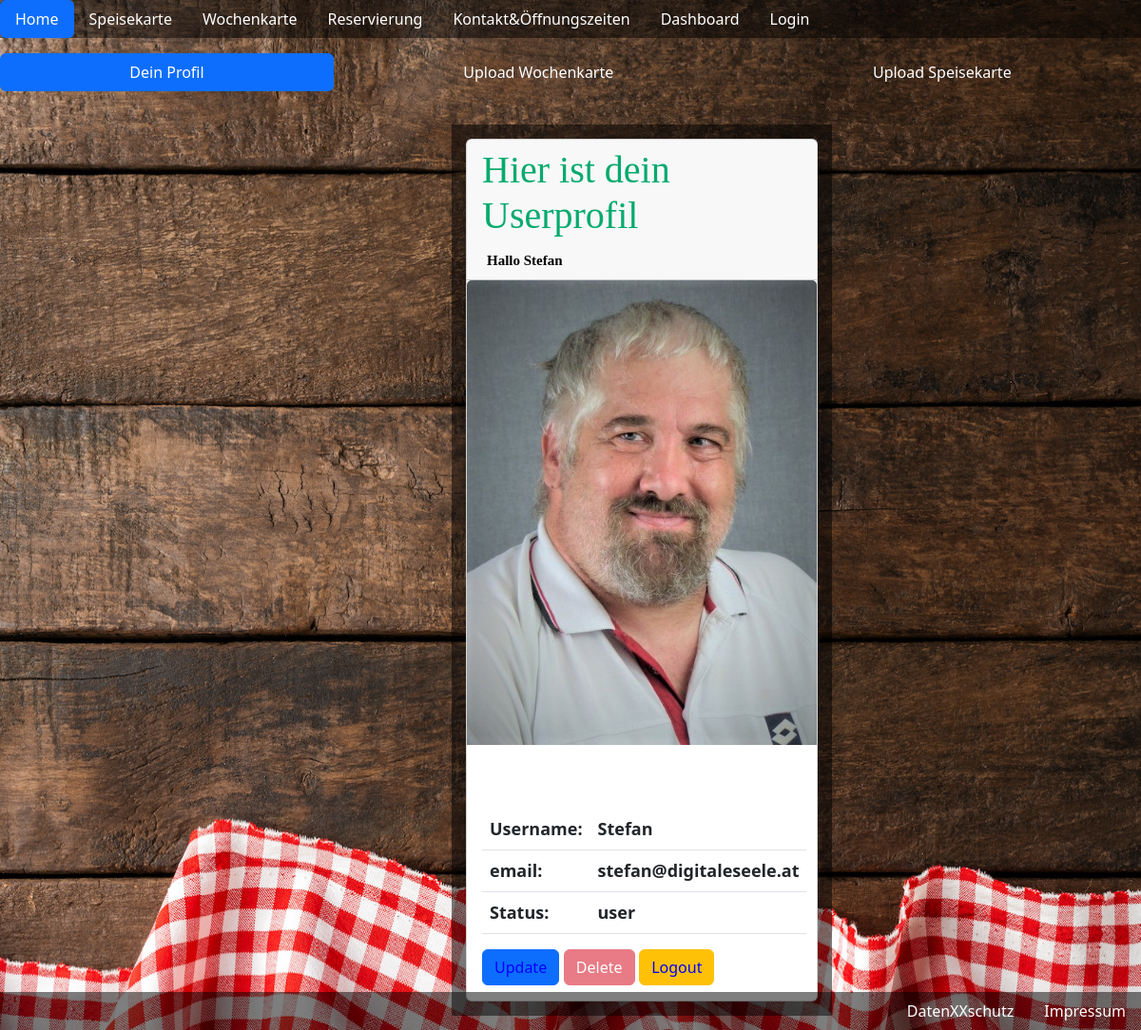
Screenshot of /userhome.php (signed in) with the database file from the repository.
### tables this page shows
CREATE TABLE `users` (
  `username` varchar(90) NOT NULL,
  `id` int(11) NOT NULL,
  `password` varchar(255) NOT NULL,
  `email` varchar(255) NOT NULL,
  `picture` varchar(255) DEFAULT NULL,
  `status` varchar(4) NOT NULL DEFAULT 'user',
  `lastactivity` timestamp NOT NULL DEFAULT current_timestamp()
);

### userhome.php (the view, shortened to what this page needs)
<?php
require "includes/db_connect.php";
$sql = "SELECT * FROM `users` WHERE id=" . $_SESSION["user"];
$result = mysqli_query($connect, $sql);
$row = mysqli_fetch_assoc($result);
$id = $_SESSION["user"];
$body = "";
$body .= "
  <div class='userbox opacity_dark50 box_top5'>
    <div class='card w-100' style='width: 18rem;'>
        <div class='card-header'>
            <h1 class='titletext'>Hier ist dein Userprofil</h1>
            <a class='profiltext'>Hallo {$row["username"]}</a>
        </div>
        <img class='card-img-top ' src='uploads/pictures/user/" . $row['picture'] . "' width='50' alt='Card image cap'>
        <div class='card-body'>
        <h5 class='card-title'> </h5>
        <p class='card-text'> <br>
        <table class='table'>
            <tbody>
                <tr>
                    <td>Username: </td>
                    <td>{$row["username"]} </td>
                </tr>
                <tr>
                    <td>email: </td>
                    <td>{$row["email"]} </td>
                </tr>
                <tr>
                <td>Status: </td>
                <td>{$row["status"]} </td>
            </tr>
            </tbody>
        </table>
        <a href='update_profile.php?id=$id ' class='btn btn-primary'>Update</a>
        <a href='delete.php?id={$row["id"]}' class='btn btn-danger disabled'>Delete</a>
        <a href='logout.php?logout' class='btn btn-warning'>Logout</a>
        </div>
    </div>
  </div>
  ";
?>
<!DOCTYPE html>
<html lang="en">
<head>
  <link rel="stylesheet" href="includes/css/beisl23.css">
  <link rel="stylesheet" href="includes/css/bootstrap.css">
</head>
<body>
<nav class="nav nav-pills flex-column flex-sm-row opacity_dark50">
<ul class="nav nav-pills">
  <li class="nav-item">
    <a class="nav-link active text-white" aria-current="page" href="index.php">Home</a>
  </li>
  <li class="nav-item">
    <a class="nav-link text-white" href="speisekarte.php">Speisekarte</a>
  </li>
  <li class="nav-item">
    <a class="nav-link text-white" href="wochenkarte.php">Wochenkarte</a>
  </li>
  <li class="nav-item">
    <a class="nav-link text-white" href="reservierung.php">Reservierung</a>
  </li>
  <li class="nav-item">
    <a class="nav-link text-white" href="kontakt.php">Kontakt&Öffnungszeiten</a>
  </li>
  <li class="nav-item">
    <a class="nav-link text-white" href="dashboard.php" tabindex="-1" aria-disabled="true">Dashboard</a>
  </li>
  <li class="nav-item">
    <a class="nav-link text-white" href="login.php" tabindex="-1" aria-disabled="true">Login</a>
  </li>
</ul>
</nav>
<nav class="nav nav-pills flex-column flex-sm-row mt-3">
  <a class="flex-sm-fill text-sm-center nav-link text-white active" aria-current="page" href="userhome.php">Dein Profil</a>
  <a class="flex-sm-fill text-sm-center nav-link text-white" href="us_uploadWochenkarte.php">Upload Wochenkarte</a>
  <a class="flex-sm-fill text-sm-center nav-link text-white" href="us_uploadSpeisekarte.php">Upload Speisekarte</a>
</nav>
  <div class="infobox_oeffnungszeiten">
    <?php
    echo $body;
    ?>
  </div>
<div class="nav nav-pills flex-column  d-flex opacity_dark50 fixed-bottom">
        <ul class="nav nav-pills justify-content-end d-flex">
          <li class="nav-item">
            <a class="nav-link text-white" aria-current="datenschutz.php" href="datenschutz.php">DatenXXschutz</a>
          </li>
          <li class="nav-item">
            <a class="nav-link text-white" href="impressum.php">Impressum</a>
          </li>
      </ul>
</div>
</body>
</html>

### includes/css/beisl23.css (style rules this page uses)
body { background: url('../../media/pics/beisl_start.jpeg') no-repeat center fixed; -webkit-background-size:cover; -moz-background-size:cover; background-size:100% 100%; -o-background-size: cover; }
.titletext { font-family:batang; color:#04AA6D; }
.profiltext { color:black; font-size:15px; padding-left:5px; font-family:batang; text-decoration:none; }
.infobox_oeffnungszeiten { height:max-content; width:max-content; margin-left:35%; padding:15px; font-weight: bold; color:white; font-size: 18px; }
.box_top5 { margin-top:5%; }
.opacity_dark50 { background-color: rgba(0, 0, 0, 0.5); }
.userbox { height:max-content; width:400px; margin-left:10%; padding:15px; color:white; font-size:18px; overflow-y: scroll; }
a { color:white; }
a:link { color:blue; }

### rows the page displays
users: username "Stefan", picture (picture), email "stefan@digitaleseele.at", status "user"
